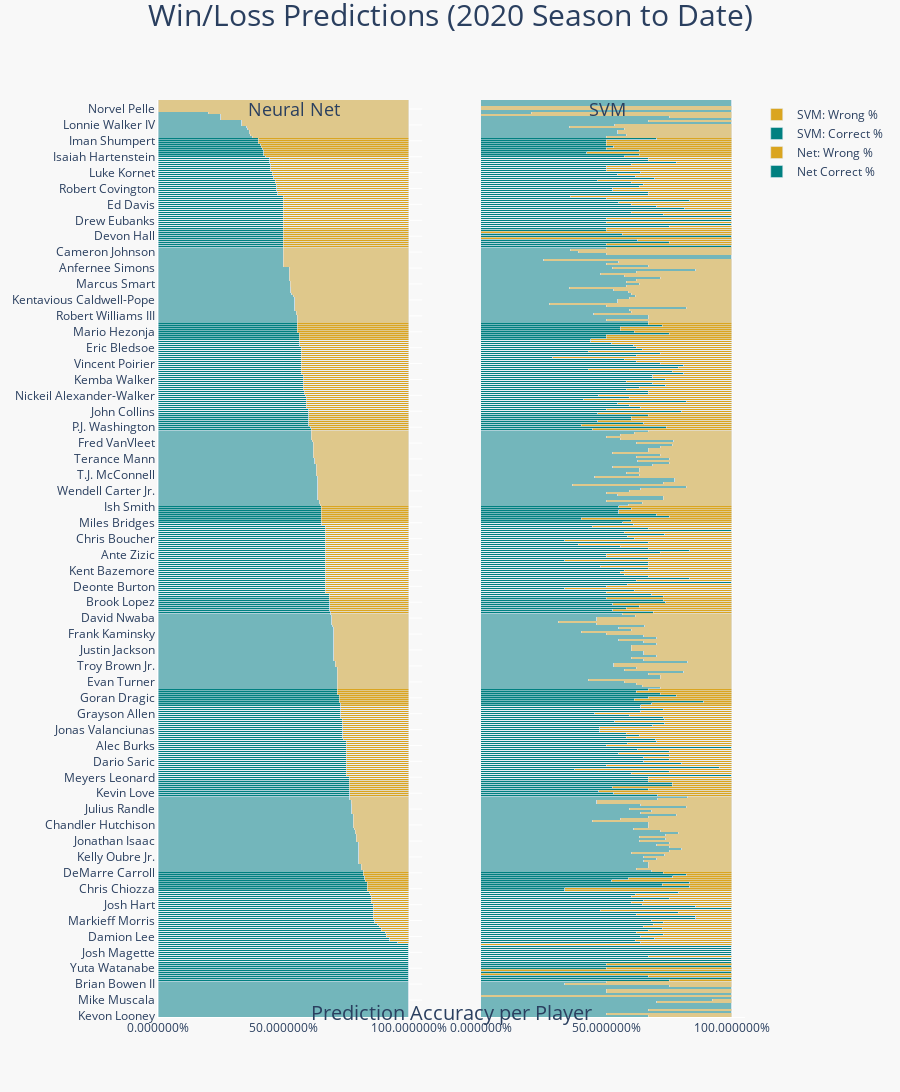

The notebook cell saved with this chart:
### Code cell
data = df_prediction_eval[['nnet_correct_pct', 
                           'nnet_wrong_pct',
                           'correct_grid_pct',
                           'wrong_grid_pct']].sort_values(by='nnet_correct_pct', ascending=False)[:]

# cannot match order of both subplots properly with name col instead of indexed
# data = df_prediction_eval[['nnet_correct_pct', 
#                            'nnet_wrong_pct',
#                            'correct_grid_pct',
#                            'wrong_grid_pct',
#                           'PLAYER_NAME',
#                           ]]

# data.sort_values(by='PLAYER_NAME', ascending=False, inplace=True)


# create subplot
fig = make_subplots(
    rows=1, cols=2,
#     subplot_titles=('Neural Net', 'SVM'),
    shared_yaxes=True,
    shared_xaxes=True
)

# correct nnet trace
fig.add_trace(go.Bar(
        y=data.index.values,
#         y=data['PLAYER_NAME'],
        x=data['nnet_correct_pct'],
        name='Net Correct %',
        marker_color='teal',
        orientation='h',
        hovertext=data['nnet_correct_pct']),
    row=1, col=1,
)

# wrong nnet trace
fig.add_trace(go.Bar(
        y=data.index.values,
#         y=data['PLAYER_NAME'],
        x=data['nnet_wrong_pct'],
        name='Net: Wrong %',
        marker_color='goldenrod',
        orientation='h',
        hovertext=data['nnet_wrong_pct']),
    row=1, col=1,
)

# correct svm trace
fig.add_trace(go.Bar(
        y=data.index.values,
        x=data['correct_grid_pct'],
        name='SVM: Correct %',
        marker_color='teal',
        orientation='h',
#         hovertext=data['PLAYER_NAME']
    ),
    row=1, col=2,
)

# wrong svm trace
fig.add_trace(go.Bar(
        y=data.index.values,
        x=data['wrong_grid_pct'],
        name='SVM: Wrong %',
        marker_color='goldenrod',
        orientation='h',
#         hovertext=data['PLAYER_NAME']
    ),
    row=1, col=2,
)

# axes, title, etc.
fig.update_layout(
    xaxis=dict(
        showgrid=True,
        showline=True,
        showticklabels=True,
        zeroline=False,
#         domain=[0, 1],
#         title_text='Net',
        titlefont=dict(size=20),
    ),
    
    xaxis2=dict(
        showgrid=True,
        showline=True,
        showticklabels=True,
        zeroline=False,
#         domain=[0, 1],
#         title_text='SVM',
        titlefont=dict(size=20),
    ),
    
    yaxis=dict(
        showgrid=True,
        showline=True,
        showticklabels=True,
        zeroline=True,
#         title_text='Players',
        ticktext=data.index.values,
        tickmode='array',
        titlefont=dict(size=20),
    ),
    title={
        'text': 'Win/Loss Predictions (2020 Season to Date)',
        'y':.995,
        'x':0.5,
        'xanchor': 'center',
        'yanchor': 'top',
        'font':{
            'size':30
        }
    },
    
    annotations=[
        go.layout.Annotation(
            x=.5,
            y=-.0125,
            showarrow=False,
            text='Prediction Accuracy per Player',
            xref="paper",
            yref="paper",
            font=dict(
                size=20,
            )
        ),
        
        go.layout.Annotation(
            x=.15,
            y=1.005,
            showarrow=False,
            text='Neural Net',
            xref="paper",
            yref="paper",
            font=dict(
                size=18,
            )
        ),
        
        go.layout.Annotation(
            x=.80,
            y=1.005,
            showarrow=False,
            text='SVM',
            xref="paper",
            yref="paper",
            font=dict(
                size=18,
            )
        ),
    ],
    barmode='stack',
    xaxis_tickformat='%',
    xaxis2_tickformat='%',
    paper_bgcolor='rgb(248, 248, 248)',
    plot_bgcolor='rgb(248, 248, 248)',
    margin=dict(l=75, r=75, t=100, b=75),
    showlegend=True,
    autosize=False,
    width=900, height=8000,
)

fig.show()

### Figure 1 — Plotly figure (JSON) as saved in the notebook; plotly's stock layout.template omitted (floating-point values rounded to 4 significant figures; data arrays with more than 128 entries replaced by an {"elided": "..."} marker saying what was removed)
{"data": [{"hovertext": {"elided": "461 float values"}, "marker": {"color": "teal"}, "name": "Net Correct %", "orientation": "h", "type": "bar", "x": {"elided": "461 float values"}, "xaxis": "x", "y": {"elided": "461 str values"}, "yaxis": "y"}, {"hovertext": {"elided": "461 float values"}, "marker": {"color": "goldenrod"}, "name": "Net: Wrong %", "orientation": "h", "type": "bar", "x": {"elided": "461 float values"}, "xaxis": "x", "y": {"elided": "461 str values"}, "yaxis": "y"}, {"marker": {"color": "teal"}, "name": "SVM: Correct %", "orientation": "h", "type": "bar", "x": {"elided": "461 float values"}, "xaxis": "x2", "y": {"elided": "461 str values"}, "yaxis": "y2"}, {"marker": {"color": "goldenrod"}, "name": "SVM: Wrong %", "orientation": "h", "type": "bar", "x": {"elided": "461 float values"}, "xaxis": "x2", "y": {"elided": "461 str values"}, "yaxis": "y2"}], "layout": {"annotations": [{"font": {"size": 20}, "showarrow": false, "text": "Prediction Accuracy per Player", "x": 0.5, "xref": "paper", "y": -0.0125, "yref": "paper"}, {"font": {"size": 18}, "showarrow": false, "text": "Neural Net", "x": 0.15, "xref": "paper", "y": 1.005, "yref": "paper"}, {"font": {"size": 18}, "showarrow": false, "text": "SVM", "x": 0.8, "xref": "paper", "y": 1.005, "yref": "paper"}], "autosize": false, "barmode": "stack", "height": 8000, "margin": {"b": 75, "l": 75, "r": 75, "t": 100}, "paper_bgcolor": "rgb(248, 248, 248)", "plot_bgcolor": "rgb(248, 248, 248)", "showlegend": true, "title": {"font": {"size": 30}, "text": "Win/Loss Predictions (2020 Season to Date)", "x": 0.5, "xanchor": "center", "y": 0.995, "yanchor": "top"}, "width": 900, "xaxis": {"anchor": "y", "domain": [0, 0.45], "showgrid": true, "showline": true, "showticklabels": true, "tickformat": "%", "title": {"font": {"size": 20}}, "zeroline": false}, "xaxis2": {"anchor": "y2", "domain": [0.55, 1], "showgrid": true, "showline": true, "showticklabels": true, "tickformat": "%", "title": {"font": {"size": 20}}, "zeroline": false}, "yaxis": {"anchor": "x", "domain": [0, 1], "showgrid": true, "showline": true, "showticklabels": true, "tickmode": "array", "ticktext": {"elided": "461 str values"}, "title": {"font": {"size": 20}}, "zeroline": true}, "yaxis2": {"anchor": "x2", "domain": [0, 1], "matches": "y", "showticklabels": false}}}
